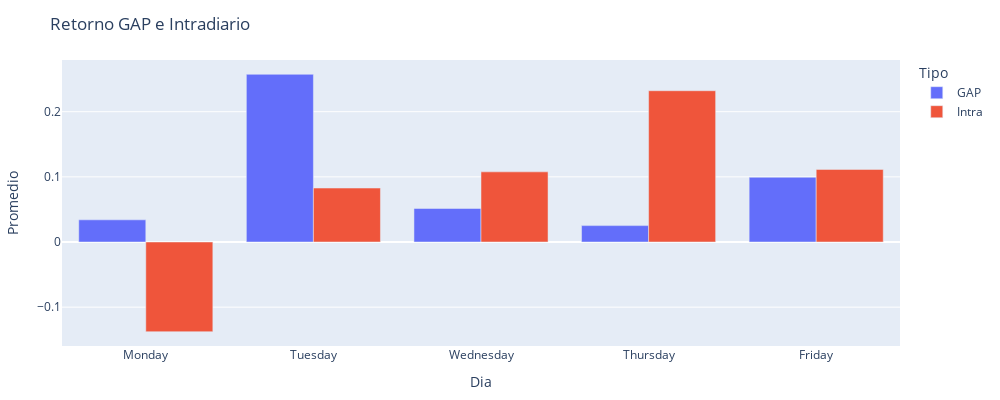

Notebook code for this chart:
### Code cell
## Diseño el grafico
fig = px.bar(intra_gap, x="Dia", y="Promedio", color="Tipo", barmode="group",title='Retorno GAP e Intradiario',width=1000,height=400)
fig.update_layout(
    margin=dict(l=20, r=20, t=60, b=40)
)

fig.show()

### Figure 1 — Plotly figure (JSON) as saved in the notebook; plotly's stock layout.template omitted (floating-point values rounded to 4 significant figures)
{"data": [{"alignmentgroup": "True", "hovertemplate": "Tipo=GAP<br>Dia=%{x}<br>Promedio=%{y}<extra></extra>", "legendgroup": "GAP", "marker": {"color": "#636efa", "pattern": {"shape": ""}}, "name": "GAP", "offsetgroup": "GAP", "orientation": "v", "showlegend": true, "textposition": "auto", "type": "bar", "x": ["Monday", "Tuesday", "Wednesday", "Thursday", "Friday"], "xaxis": "x", "y": [0.03406, 0.2574, 0.05149, 0.02517, 0.09935], "yaxis": "y"}, {"alignmentgroup": "True", "hovertemplate": "Tipo=Intra<br>Dia=%{x}<br>Promedio=%{y}<extra></extra>", "legendgroup": "Intra", "marker": {"color": "#EF553B", "pattern": {"shape": ""}}, "name": "Intra", "offsetgroup": "Intra", "orientation": "v", "showlegend": true, "textposition": "auto", "type": "bar", "x": ["Monday", "Tuesday", "Wednesday", "Thursday", "Friday"], "xaxis": "x", "y": [-0.1377, 0.08282, 0.1077, 0.2322, 0.1114], "yaxis": "y"}], "layout": {"barmode": "group", "height": 400, "legend": {"title": {"text": "Tipo"}, "tracegroupgap": 0}, "margin": {"b": 40, "l": 20, "r": 20, "t": 60}, "title": {"text": "Retorno GAP e Intradiario"}, "width": 1000, "xaxis": {"anchor": "y", "domain": [0, 1], "title": {"text": "Dia"}}, "yaxis": {"anchor": "x", "domain": [0, 1], "title": {"text": "Promedio"}}}}
